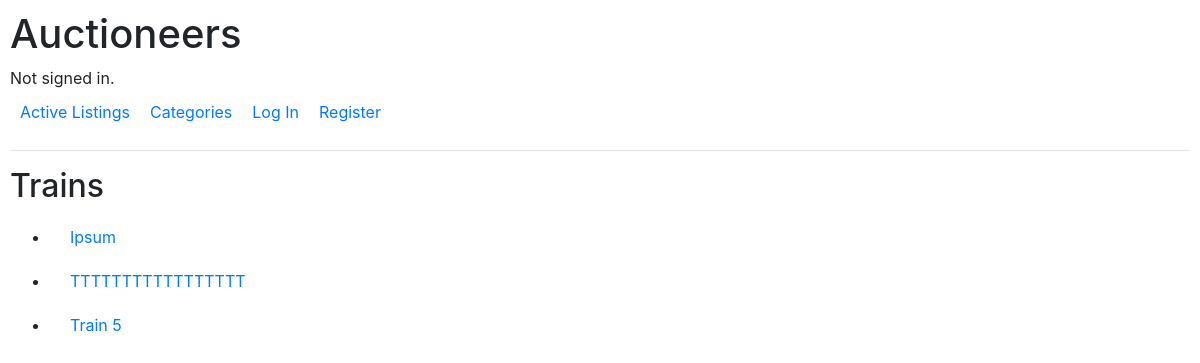
Page /category/2 on the earlier database version.
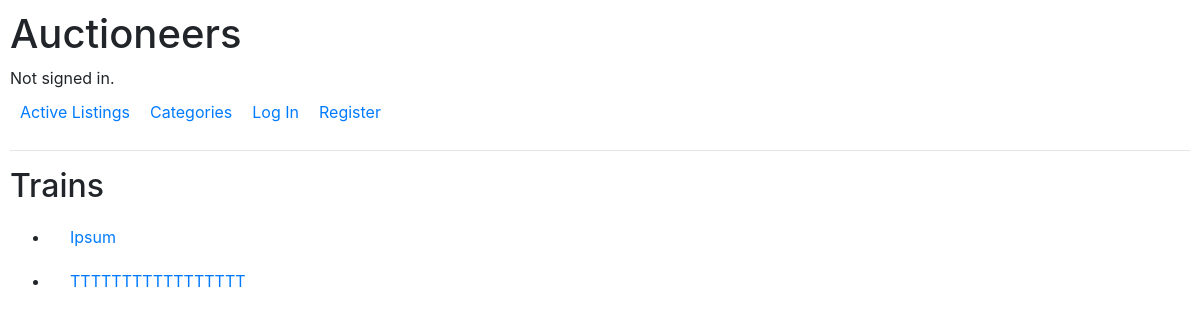
Same page on the later database version.
### auctions/models.py (models this page shows, shortened)
class Auction_Listing(models.Model):
    category = models.ForeignKey(Category, on_delete=models.PROTECT, related_name="listings")
    title = models.CharField(max_length = 25)
    description = models.TextField()
    image = models.FileField(upload_to="media/", blank=False, default="media/placeholder.jpg")
    quantity = models.IntegerField()
    price = models.DecimalField(max_digits=10, decimal_places=2)
    current_bid = models.ForeignKey("Bid", on_delete=models.PROTECT, related_name="listings", null=True, blank=True)
    seller = models.ForeignKey(User, on_delete=models.CASCADE, related_name="listings")
    timestamp = models.DateTimeField(auto_now_add=True)
    closing_time = models.DateTimeField(blank=False)
    is_open = models.BooleanField(default=True)

### auctions/views.py (the view)
# urls.py: path("category/<int:category_id>", views.category_detail, name="category_detail"),
def category_detail(request, category_id):
    category = Category.objects.get(id=category_id)
    listings = Auction_Listing.objects.filter(category=category, is_open=True)
    return render(request, "auctions/category_detail.html", {
        "category": category,
        "listings": listings,
    })

### auctions/templates/auctions/category_detail.html
{% extends "auctions/layout.html" %}
{% block body %}
    <h2>{{ category.title }}</h2>
    <ul>
        {% for listing in listings %}
            {% if listing.category == category %}
                <li>
                    <div id="listing_block">
                        <a href="{% url 'listing_detail' listing.id %}">{{ listing.title }}</a>
                    </div>
                </li>
            {% else %}
                No listings in this category
            {% endif %}
        {% endfor %}
    </ul>
{% endblock %}

Differences in the rows shown:
no longer on this page (row edited): Auction_Listing: title "Train 5"
